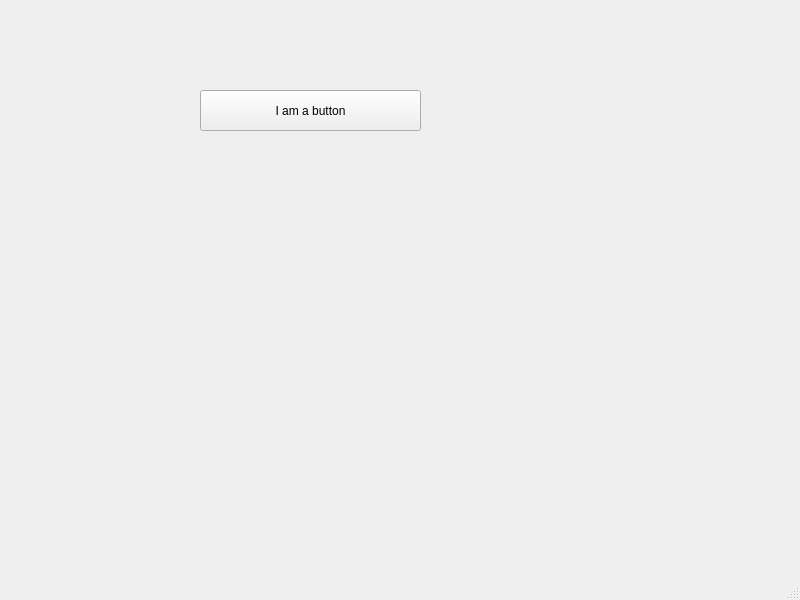
<?xml version="1.0" encoding="UTF-8"?>
<ui version="4.0">
 <class>MainWindow</class>
 <widget class="QMainWindow" name="MainWindow">
  <property name="geometry">
   <rect>
    <x>0</x>
    <y>0</y>
    <width>800</width>
    <height>600</height>
   </rect>
  </property>
  <property name="windowTitle">
   <string>MainWindow</string>
  </property>
  <widget class="QWidget" name="centralwidget">
   <widget class="QPushButton" name="pushButton">
    <property name="geometry">
     <rect>
      <x>200</x>
      <y>90</y>
      <width>221</width>
      <height>41</height>
     </rect>
    </property>
    <property name="text">
     <string>I am a button</string>
    </property>
   </widget>
  </widget>
  <widget class="QMenuBar" name="menubar">
   <property name="geometry">
    <rect>
     <x>0</x>
     <y>0</y>
     <width>800</width>
     <height>24</height>
    </rect>
   </property>
  </widget>
  <widget class="QStatusBar" name="statusbar"/>
 </widget>
 <resources/>
 <connections/>
</ui>
